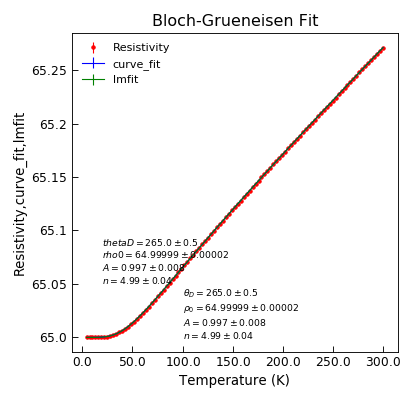

The Python source for this figure:
"""Test Weak-localisation fitting."""
from Stoner import Data
import Stoner.Fit as SF
from numpy import linspace, ones_like
from numpy.random import normal
from copy import deepcopy

T = linspace(4.2, 300, 101)
params = [265, 65, 1.0, 5]
params2 = deepcopy(params)
G = SF.blochGrueneisen(T, *params) + normal(size=len(T), scale=5e-5)
dG = ones_like(T) * 5e-5
d = Data(T, G, dG, setas="xye", column_headers=["Temperature (K)", "Resistivity", "dR"])

d.curve_fit(SF.blochGrueneisen, p0=params, result=True, header="curve_fit")

d.setas = "xy"
d.lmfit(SF.BlochGrueneisen, p0=params2, result=True, header="lmfit")

d.setas = "xyeyy"
d.plot(fmt=["r.", "b-", "g-"])

d.annotate_fit(SF.blochGrueneisen, x=0.65, y=0.35, fontdict={"size": "x-small"})
d.annotate_fit(SF.BlochGrueneisen, x=0.65, y=0.05, fontdict={"size": "x-small"}, prefix="BlochGrueneisen")
d.title = "Bloch-Grueneisen Fit"
d.tight_layout()
